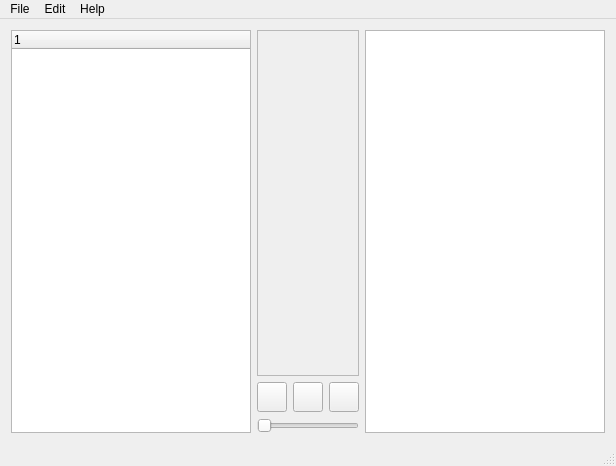
<?xml version="1.0" encoding="UTF-8"?>
<ui version="4.0">
 <class>MainWindow</class>
 <widget class="QMainWindow" name="MainWindow">
  <property name="geometry">
   <rect>
    <x>0</x>
    <y>0</y>
    <width>616</width>
    <height>466</height>
   </rect>
  </property>
  <property name="windowTitle">
   <string>ViAn</string>
  </property>
  <property name="windowOpacity">
   <double>1.000000000000000</double>
  </property>
  <widget class="QWidget" name="centralWidget">
   <layout class="QVBoxLayout" name="verticalLayout_2">
    <item>
     <layout class="QHBoxLayout" name="horizontalLayout" stretch="0,1,0">
      <item>
       <layout class="QVBoxLayout" name="verticalLayoutLeft">
        <item>
         <widget class="QTreeWidget" name="ProjectTree">
          <property name="sizePolicy">
           <sizepolicy hsizetype="Maximum" vsizetype="Expanding">
            <horstretch>0</horstretch>
            <verstretch>0</verstretch>
           </sizepolicy>
          </property>
          <column>
           <property name="text">
            <string/>
           </property>
          </column>
         </widget>
        </item>
       </layout>
      </item>
      <item>
       <layout class="QVBoxLayout" name="verticalLayoutMiddle">
        <property name="sizeConstraint">
         <enum>QLayout::SetNoConstraint</enum>
        </property>
        <item>
         <widget class="QFrame" name="videoFrameContainer">
          <property name="frameShape">
           <enum>QFrame::StyledPanel</enum>
          </property>
          <property name="frameShadow">
           <enum>QFrame::Raised</enum>
          </property>
          <layout class="QGridLayout" name="gridLayout">
           <item row="0" column="0">
            <widget class="QLabel" name="videoFrame">
             <property name="sizePolicy">
              <sizepolicy hsizetype="Expanding" vsizetype="Expanding">
               <horstretch>0</horstretch>
               <verstretch>0</verstretch>
              </sizepolicy>
             </property>
             <property name="text">
              <string/>
             </property>
             <property name="scaledContents">
              <bool>true</bool>
             </property>
            </widget>
           </item>
          </layout>
         </widget>
        </item>
        <item>
         <layout class="QHBoxLayout" name="horizontalLayoutMiddle">
          <property name="sizeConstraint">
           <enum>QLayout::SetNoConstraint</enum>
          </property>
          <item>
           <widget class="QPushButton" name="playButton">
            <property name="minimumSize">
             <size>
              <width>30</width>
              <height>30</height>
             </size>
            </property>
            <property name="text">
             <string/>
            </property>
           </widget>
          </item>
          <item>
           <widget class="QPushButton" name="pauseButton">
            <property name="minimumSize">
             <size>
              <width>30</width>
              <height>30</height>
             </size>
            </property>
            <property name="text">
             <string/>
            </property>
           </widget>
          </item>
          <item>
           <widget class="QPushButton" name="stopButton">
            <property name="minimumSize">
             <size>
              <width>30</width>
              <height>30</height>
             </size>
            </property>
            <property name="baseSize">
             <size>
              <width>0</width>
              <height>0</height>
             </size>
            </property>
            <property name="text">
             <string/>
            </property>
           </widget>
          </item>
          <item>
           <spacer name="horizontalSpacer">
            <property name="orientation">
             <enum>Qt::Horizontal</enum>
            </property>
            <property name="sizeHint" stdset="0">
             <size>
              <width>40</width>
              <height>20</height>
             </size>
            </property>
           </spacer>
          </item>
         </layout>
        </item>
        <item>
         <widget class="QSlider" name="videoSlider">
          <property name="sizePolicy">
           <sizepolicy hsizetype="Expanding" vsizetype="Fixed">
            <horstretch>0</horstretch>
            <verstretch>0</verstretch>
           </sizepolicy>
          </property>
          <property name="maximum">
           <number>100</number>
          </property>
          <property name="singleStep">
           <number>1</number>
          </property>
          <property name="sliderPosition">
           <number>0</number>
          </property>
          <property name="orientation">
           <enum>Qt::Horizontal</enum>
          </property>
         </widget>
        </item>
       </layout>
      </item>
      <item>
       <layout class="QVBoxLayout" name="verticalLayoutRight">
        <item>
         <widget class="QListWidget" name="documentList">
          <property name="sizePolicy">
           <sizepolicy hsizetype="Maximum" vsizetype="Expanding">
            <horstretch>0</horstretch>
            <verstretch>0</verstretch>
           </sizepolicy>
          </property>
         </widget>
        </item>
       </layout>
      </item>
     </layout>
    </item>
   </layout>
  </widget>
  <widget class="QMenuBar" name="menuBar">
   <property name="geometry">
    <rect>
     <x>0</x>
     <y>0</y>
     <width>616</width>
     <height>21</height>
    </rect>
   </property>
   <property name="mouseTracking">
    <bool>true</bool>
   </property>
   <widget class="QMenu" name="menuFile">
    <property name="title">
     <string>File</string>
    </property>
    <widget class="QMenu" name="menuAdd">
     <property name="title">
      <string>Add</string>
     </property>
     <addaction name="actionProject"/>
     <addaction name="actionVideo"/>
    </widget>
    <addaction name="menuAdd"/>
    <addaction name="actionLoad"/>
    <addaction name="actionSave"/>
   </widget>
   <widget class="QMenu" name="menuEdit">
    <property name="title">
     <string>Edit</string>
    </property>
    <addaction name="actionOptions"/>
   </widget>
   <widget class="QMenu" name="menuHelp">
    <property name="title">
     <string>Help</string>
    </property>
   </widget>
   <addaction name="menuFile"/>
   <addaction name="menuEdit"/>
   <addaction name="menuHelp"/>
  </widget>
  <widget class="QStatusBar" name="statusBar"/>
  <action name="actionSave">
   <property name="text">
    <string>Save</string>
   </property>
  </action>
  <action name="actionLoad">
   <property name="text">
    <string>Load</string>
   </property>
  </action>
  <action name="actionProject">
   <property name="text">
    <string>Project</string>
   </property>
  </action>
  <action name="actionVideo">
   <property name="text">
    <string>Video</string>
   </property>
  </action>
  <action name="actionOptions">
   <property name="text">
    <string>Options</string>
   </property>
  </action>
 </widget>
 <layoutdefault spacing="6" margin="11"/>
 <resources/>
 <connections/>
</ui>
